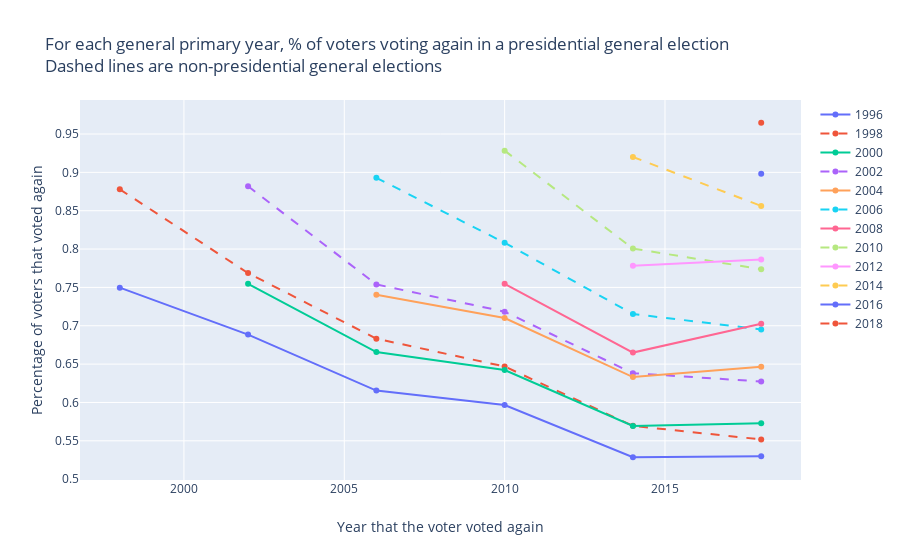

Write notebook code for a chart like this one.
### Code cell
#Plotly version
p2g_fig = go.Figure()
_ = primary_to_gen.groupby('source_year').apply(lambda x: plot_lines(x=x, in_fig=p2g_fig))

p2g_fig.update_layout(title='For each general primary year, % of voters voting again in a presidential general election <br>Dashed lines are non-presidential general elections',
                   xaxis_title='Year that the voter voted again',
                   yaxis_title='Percentage of voters that voted again')

p2g_fig.show()

### Figure 1 — Plotly figure (JSON) as saved in the notebook; plotly's stock layout.template omitted (floating-point values rounded to 4 significant figures)
{"data": [{"hoverinfo": "text", "hovertext": ["74.97 % of voters who voted in 1996 voted again in 1998", "68.85 % of voters who voted in 1996 voted again in 2002", "61.55 % of voters who voted in 1996 voted again in 2006", "59.67 % of voters who voted in 1996 voted again in 2010", "52.86 % of voters who voted in 1996 voted again in 2014", "53.0 % of voters who voted in 1996 voted again in 2018"], "mode": "lines+markers", "name": "1996", "type": "scatter", "x": ["1998", "2002", "2006", "2010", "2014", "2018"], "y": [0.7497, 0.6885, 0.6155, 0.5967, 0.5286, 0.53]}, {"hoverinfo": "text", "hovertext": ["87.79 % of voters who voted in 1998 voted again in 1998", "76.87 % of voters who voted in 1998 voted again in 2002", "68.32 % of voters who voted in 1998 voted again in 2006", "64.69 % of voters who voted in 1998 voted again in 2010", "56.95 % of voters who voted in 1998 voted again in 2014", "55.18 % of voters who voted in 1998 voted again in 2018"], "line": {"dash": "dash"}, "mode": "lines+markers", "name": "1998", "type": "scatter", "x": ["1998", "2002", "2006", "2010", "2014", "2018"], "y": [0.8779, 0.7687, 0.6832, 0.6469, 0.5695, 0.5518]}, {"hoverinfo": "text", "hovertext": ["75.47 % of voters who voted in 2000 voted again in 2002", "66.57 % of voters who voted in 2000 voted again in 2006", "64.23 % of voters who voted in 2000 voted again in 2010", "56.94 % of voters who voted in 2000 voted again in 2014", "57.3 % of voters who voted in 2000 voted again in 2018"], "mode": "lines+markers", "name": "2000", "type": "scatter", "x": ["2002", "2006", "2010", "2014", "2018"], "y": [0.7547, 0.6657, 0.6423, 0.5694, 0.573]}, {"hoverinfo": "text", "hovertext": ["88.18 % of voters who voted in 2002 voted again in 2002", "75.39 % of voters who voted in 2002 voted again in 2006", "71.84 % of voters who voted in 2002 voted again in 2010", "63.81 % of voters who voted in 2002 voted again in 2014", "62.73 % of voters who voted in 2002 voted again in 2018"], "line": {"dash": "dash"}, "mode": "lines+markers", "name": "2002", "type": "scatter", "x": ["2002", "2006", "2010", "2014", "2018"], "y": [0.8818, 0.7539, 0.7184, 0.6381, 0.6273]}, {"hoverinfo": "text", "hovertext": ["74.04 % of voters who voted in 2004 voted again in 2006", "71.0 % of voters who voted in 2004 voted again in 2010", "63.31 % of voters who voted in 2004 voted again in 2014", "64.65 % of voters who voted in 2004 voted again in 2018"], "mode": "lines+markers", "name": "2004", "type": "scatter", "x": ["2006", "2010", "2014", "2018"], "y": [0.7404, 0.71, 0.6331, 0.6465]}, {"hoverinfo": "text", "hovertext": ["89.3 % of voters who voted in 2006 voted again in 2006", "80.82 % of voters who voted in 2006 voted again in 2010", "71.54 % of voters who voted in 2006 voted again in 2014", "69.53 % of voters who voted in 2006 voted again in 2018"], "line": {"dash": "dash"}, "mode": "lines+markers", "name": "2006", "type": "scatter", "x": ["2006", "2010", "2014", "2018"], "y": [0.893, 0.8082, 0.7154, 0.6953]}, {"hoverinfo": "text", "hovertext": ["75.46 % of voters who voted in 2008 voted again in 2010", "66.5 % of voters who voted in 2008 voted again in 2014", "70.26 % of voters who voted in 2008 voted again in 2018"], "mode": "lines+markers", "name": "2008", "type": "scatter", "x": ["2010", "2014", "2018"], "y": [0.7546, 0.665, 0.7026]}, {"hoverinfo": "text", "hovertext": ["92.83 % of voters who voted in 2010 voted again in 2010", "80.07 % of voters who voted in 2010 voted again in 2014", "77.38 % of voters who voted in 2010 voted again in 2018"], "line": {"dash": "dash"}, "mode": "lines+markers", "name": "2010", "type": "scatter", "x": ["2010", "2014", "2018"], "y": [0.9283, 0.8007, 0.7738]}, {"hoverinfo": "text", "hovertext": ["77.82 % of voters who voted in 2012 voted again in 2014", "78.63 % of voters who voted in 2012 voted again in 2018"], "mode": "lines+markers", "name": "2012", "type": "scatter", "x": ["2014", "2018"], "y": [0.7782, 0.7863]}, {"hoverinfo": "text", "hovertext": ["92.01 % of voters who voted in 2014 voted again in 2014", "85.62 % of voters who voted in 2014 voted again in 2018"], "line": {"dash": "dash"}, "mode": "lines+markers", "name": "2014", "type": "scatter", "x": ["2014", "2018"], "y": [0.9201, 0.8562]}, {"hoverinfo": "text", "hovertext": ["89.83 % of voters who voted in 2016 voted again in 2018"], "mode": "lines+markers", "name": "2016", "type": "scatter", "x": ["2018"], "y": [0.8983]}, {"hoverinfo": "text", "hovertext": ["96.47 % of voters who voted in 2018 voted again in 2018"], "line": {"dash": "dash"}, "mode": "lines+markers", "name": "2018", "type": "scatter", "x": ["2018"], "y": [0.9647]}], "layout": {"title": {"text": "For each general primary year, % of voters voting again in a presidential general election <br>Dashed lines are non-presidential general elections"}, "xaxis": {"title": {"text": "Year that the voter voted again"}}, "yaxis": {"title": {"text": "Percentage of voters that voted again"}}}}
